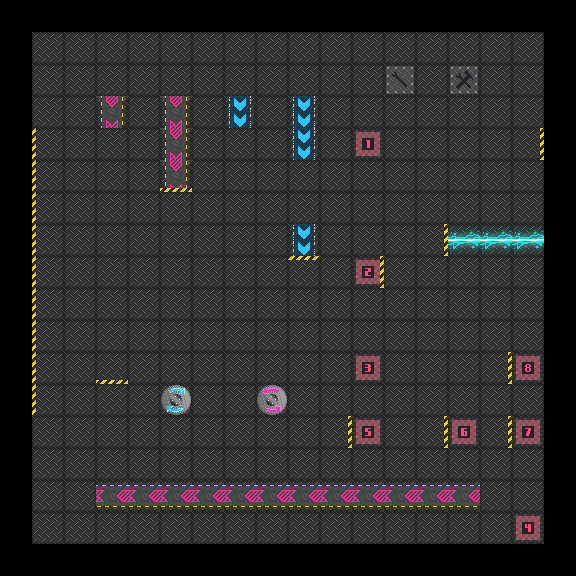

The image is a tile-based game level rendered from a .tmx file. Its description and complete source (layers, tilesets, objects, tile grids) follow:
An orthogonal 18x18 tile map with 32x32 px tiles, 5 tile layers (floor, belts, lasers, walls, ...).

<map version="1.2" tiledversion="1.2.3" orientation="orthogonal" renderorder="right-down" width="18" height="18" tilewidth="32" tileheight="32" infinite="0" nextlayerid="51" nextobjectid="1">
 <tileset firstgid="1" source="roborallyTextures.tsx" />
 <layer id="45" name="floor" width="18" height="18">
  <data encoding="csv">
0,0,0,0,0,0,0,0,0,0,0,0,0,0,0,0,0,0,
0,1,1,1,1,1,1,1,1,1,1,1,1,1,1,1,1,0,
0,1,1,1,1,1,1,1,1,1,1,1,1,1,1,1,1,0,
0,1,1,1,1,1,1,1,1,1,1,1,1,1,1,1,1,0,
0,1,1,1,1,1,1,1,1,1,1,1,1,1,1,1,1,0,
0,1,1,1,1,1,1,1,1,1,1,1,1,1,1,1,1,0,
0,1,1,1,1,1,1,1,1,1,1,1,1,1,1,1,1,0,
0,1,1,1,1,1,1,1,1,1,1,1,1,1,1,1,1,0,
0,1,1,1,1,1,1,1,1,1,1,1,1,1,1,1,1,0,
0,1,1,1,1,1,1,1,1,1,1,1,1,1,1,1,1,0,
0,1,1,1,1,1,1,1,1,1,1,1,1,1,1,1,1,0,
0,1,1,1,1,1,1,1,1,1,1,1,1,1,1,1,1,0,
0,1,1,1,1,1,1,1,1,1,1,1,1,1,1,1,1,0,
0,1,1,1,1,1,1,1,1,1,1,1,1,1,1,1,1,0,
0,1,1,1,1,1,1,1,1,1,1,1,1,1,1,1,1,0,
0,1,1,1,1,1,1,1,1,1,1,1,1,1,1,1,1,0,
0,1,1,1,1,1,1,1,1,1,1,1,1,1,1,1,1,0,
0,0,0,0,0,0,0,0,0,0,0,0,0,0,0,0,0,0
</data>
 </layer>
 <layer id="46" name="belts" width="18" height="18">
  <data encoding="csv">
0,0,0,0,0,0,0,0,0,0,0,0,0,0,0,0,0,0,
0,0,0,0,0,0,0,0,0,0,0,0,0,0,0,0,0,0,
0,0,0,0,0,0,0,0,0,0,0,0,35,0,42,0,0,0,
0,0,0,29,0,29,0,32,0,32,0,0,0,0,0,0,0,0,
0,0,0,0,0,29,0,0,0,32,0,0,0,0,0,0,0,0,
0,0,0,0,0,29,0,0,0,0,0,0,0,0,0,0,0,0,
0,0,0,0,0,0,0,0,0,0,0,0,0,0,0,0,0,0,
0,0,0,0,0,0,0,0,0,32,0,0,0,0,0,0,0,0,
0,0,0,0,0,0,0,0,0,0,0,0,0,0,0,0,0,0,
0,0,0,0,0,0,0,0,0,0,0,0,0,0,0,0,0,0,
0,0,0,0,0,0,0,0,0,0,0,0,0,0,0,0,0,0,
0,0,0,0,0,0,0,0,0,0,0,0,0,0,0,0,0,0,
0,0,0,0,0,57,0,0,58,0,0,0,0,0,0,0,0,0,
0,0,0,0,0,0,0,0,0,0,0,0,0,0,0,0,0,0,
0,0,0,0,0,0,0,0,0,0,0,0,0,0,0,0,0,0,
0,0,0,50,50,50,50,50,50,50,50,50,50,50,50,0,0,0,
0,0,0,0,0,0,0,0,0,0,0,0,0,0,0,0,0,0,
0,0,0,0,0,0,0,0,0,0,0,0,0,0,0,0,0,0
</data>
 </layer>
 <layer id="48" name="lasers" width="18" height="18">
  <data encoding="csv">
0,0,0,0,0,0,0,0,0,0,0,0,0,0,0,0,0,0,
0,0,0,0,0,0,0,0,0,0,0,0,0,0,0,0,0,0,
0,0,0,0,0,0,0,0,0,0,0,0,0,0,0,0,0,0,
0,0,0,0,0,0,0,0,0,0,0,0,0,0,0,0,0,0,
0,0,0,0,0,0,0,0,0,0,0,0,0,0,0,0,0,0,
0,0,0,0,0,0,0,0,0,0,0,0,0,0,0,0,0,0,
0,0,0,0,0,0,0,0,0,0,0,0,0,0,0,0,0,0,
0,0,0,0,0,0,0,0,0,0,0,0,0,0,56,56,56,0,
0,0,0,0,0,0,0,0,0,0,0,0,0,0,0,0,0,0,
0,0,0,0,0,0,0,0,0,0,0,0,0,0,0,0,0,0,
0,0,0,0,0,0,0,0,0,0,0,0,0,0,0,0,0,0,
0,0,0,0,0,0,0,0,0,0,0,0,0,0,0,0,0,0,
0,0,0,0,0,0,0,0,0,0,0,0,0,0,0,0,0,0,
0,0,0,0,0,0,0,0,0,0,0,0,0,0,0,0,0,0,
0,0,0,0,0,0,0,0,0,0,0,0,0,0,0,0,0,0,
0,0,0,0,0,0,0,0,0,0,0,0,0,0,0,0,0,0,
0,0,0,0,0,0,0,0,0,0,0,0,0,0,0,0,0,0,
0,0,0,0,0,0,0,0,0,0,0,0,0,0,0,0,0,0
</data>
 </layer>
 <layer id="49" name="walls" width="18" height="18">
  <data encoding="csv">
0,0,0,0,0,0,0,0,0,0,0,0,0,0,0,0,0,0,
0,0,0,0,0,0,0,0,0,0,0,0,0,0,0,0,0,0,
0,0,0,0,0,0,0,0,0,0,0,0,0,0,0,0,0,0,
0,0,0,0,0,0,0,0,0,0,0,0,0,0,0,0,0,0,
0,2,0,0,0,0,0,0,0,0,0,0,0,0,0,0,4,0,
0,2,0,0,0,3,0,0,0,0,0,0,0,0,0,0,0,0,
0,2,0,0,0,0,0,0,0,0,0,0,0,0,0,0,0,0,
0,2,0,0,0,0,0,0,0,0,0,0,0,4,0,0,0,0,
0,2,0,0,0,0,0,0,0,5,0,4,0,0,0,0,0,0,
0,2,0,0,0,0,0,0,0,0,0,0,0,0,0,0,0,0,
0,2,0,0,0,0,0,0,0,0,0,0,0,0,0,0,0,0,
0,2,0,3,0,0,0,0,0,0,0,0,0,0,0,4,0,0,
0,2,0,0,0,0,0,0,0,0,0,0,0,0,0,0,0,0,
0,0,0,0,0,0,0,0,0,0,4,0,0,4,0,4,0,0,
0,0,0,0,0,0,0,0,0,0,0,0,0,0,0,0,0,0,
0,0,0,0,0,0,0,0,0,0,0,0,0,0,0,0,0,0,
0,0,0,0,0,0,0,0,0,0,0,0,0,0,0,0,0,0,
0,0,0,0,0,0,0,0,0,0,0,0,0,0,0,0,0,0
</data>
 </layer>
 <layer id="50" name="start" width="18" height="18">
  <data encoding="csv">
0,0,0,0,0,0,0,0,0,0,0,0,0,0,0,0,0,0,
0,0,0,0,0,0,0,0,0,0,0,0,0,0,0,0,0,0,
0,0,0,0,0,0,0,0,0,0,0,0,0,0,0,0,0,0,
0,0,0,0,0,0,0,0,0,0,0,0,0,0,0,0,0,0,
0,0,0,0,0,0,0,0,0,0,0,6,0,0,0,0,0,0,
0,0,0,0,0,0,0,0,0,0,0,0,0,0,0,0,0,0,
0,0,0,0,0,0,0,0,0,0,0,0,0,0,0,0,0,0,
0,0,0,0,0,0,0,0,0,0,0,0,0,0,0,0,0,0,
0,0,0,0,0,0,0,0,0,0,0,7,0,0,0,0,0,0,
0,0,0,0,0,0,0,0,0,0,0,0,0,0,0,0,0,0,
0,0,0,0,0,0,0,0,0,0,0,0,0,0,0,0,0,0,
0,0,0,0,0,0,0,0,0,0,0,13,0,0,0,0,28,0,
0,0,0,0,0,0,0,0,0,0,0,0,0,0,0,0,0,0,
0,0,0,0,0,0,0,0,0,0,0,20,0,0,21,0,27,0,
0,0,0,0,0,0,0,0,0,0,0,0,0,0,0,0,0,0,
0,0,0,0,0,0,0,0,0,0,0,0,0,0,0,0,0,0,
0,0,0,0,0,0,0,0,0,0,0,0,0,0,0,0,14,0,
0,0,0,0,0,0,0,0,0,0,0,0,0,0,0,0,0,0
</data>
 </layer>
</map>
